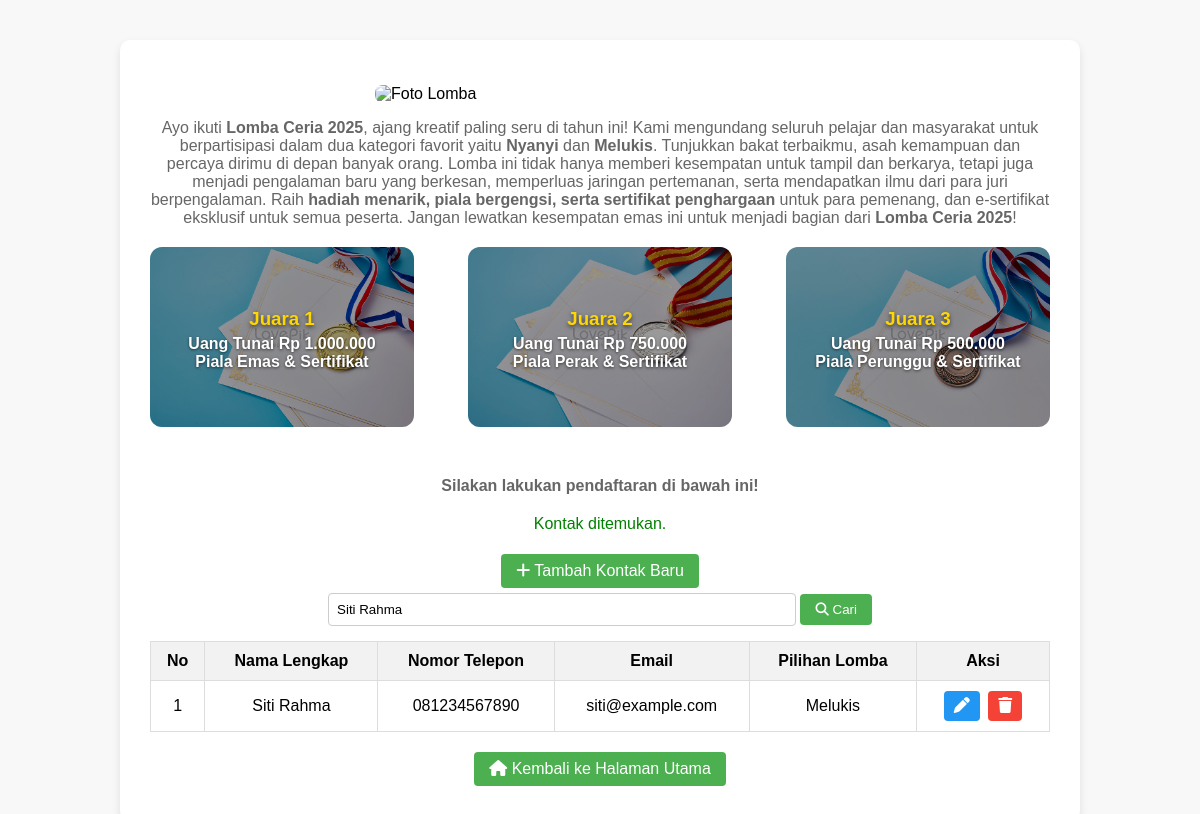
/index.php?cari=Siti Rahma, run on the app's committed database.
### tables this page shows
CREATE TABLE `pendaftaran` (
  `id_pendaftaran` int(10) UNSIGNED NOT NULL,
  `nama_lengkap` varchar(100) NOT NULL,
  `nomor_telepon` varchar(13) NOT NULL,
  `email` varchar(100) DEFAULT NULL,
  `pilihan_lomba` enum('Nyanyi','Melukis') NOT NULL,
  `created_at` timestamp NOT NULL DEFAULT current_timestamp(),
  `updated_at` timestamp NOT NULL DEFAULT current_timestamp() ON UPDATE current_timestamp()
);

### index.php (the view, shortened to what this page needs)
<?php
include 'koneksi.php';
$cari = "";
if (isset($_GET['cari'])) {
    $cari = $_GET['cari'];
}
$sql = "SELECT * FROM pendaftaran";
if ($cari != "") {
    $sql .= " WHERE nama_lengkap LIKE '%$cari%'";
}
$result = $conn->query($sql);
?>
<!DOCTYPE html>
<html>
<head>
    <link rel="stylesheet" href="https://cdnjs.cloudflare.com/ajax/libs/font-awesome/6.5.0/css/all.min.css">
</head>
<body>
<div class="container">
    <img src="imeg/ChatGPT Image 21 Sep 2025, 16.44.26.png" alt="Foto Lomba" class="lomba">
<p class="deskripsi">
    Ayo ikuti <b>Lomba Ceria 2025</b>, ajang kreatif paling seru di tahun ini!
    Kami mengundang seluruh pelajar dan masyarakat untuk berpartisipasi dalam dua kategori favorit yaitu
    <b>Nyanyi</b> dan <b>Melukis</b>.
    Tunjukkan bakat terbaikmu, asah kemampuan dan percaya dirimu di depan banyak orang.
    Lomba ini tidak hanya memberi kesempatan untuk tampil dan berkarya, tetapi juga menjadi pengalaman baru
    yang berkesan, memperluas jaringan pertemanan, serta mendapatkan ilmu dari para juri berpengalaman.
    Raih <b>hadiah menarik, piala bergengsi, serta sertifikat penghargaan</b> untuk para pemenang,
    dan e-sertifikat eksklusif untuk semua peserta.
    Jangan lewatkan kesempatan emas ini untuk menjadi bagian dari <b>Lomba Ceria 2025</b>!
</p>
    <div class="hadiah">
        <div class="item juara1">
            <h3>Juara 1</h3>
            <p><b>Uang Tunai Rp 1.000.000</b><br>Piala Emas & Sertifikat</p>
        </div>
        <div class="item juara2">
            <h3>Juara 2</h3>
            <p><b>Uang Tunai Rp 750.000</b><br>Piala Perak & Sertifikat</p>
        </div>
        <div class="item juara3">
            <h3>Juara 3</h3>
            <p><b>Uang Tunai Rp 500.000</b><br>Piala Perunggu & Sertifikat</p>
        </div>
    </div>
    <p class="deskripsi"><b>Silakan lakukan pendaftaran di bawah ini!</b></p>
    <?php
    if ($cari != "") {
        if ($result->num_rows > 0) {
            echo "<p class='msg-green'>Kontak ditemukan.</p>";
        } else {
            echo "<p class='msg-red'>Kontak tidak ditemukan.</p>";
        }
    }
    ?>
    <div style="text-align:center;">
        <a href="tambah.php" class="button"><i class="fa fa-plus"></i> Tambah Kontak Baru</a>
    </div>
    <div class="search-box">
        <form method="get" style="display:inline;">
            <input type="text" name="cari" placeholder="Cari Nama" value="<?php echo htmlspecialchars($cari); ?>">
            <button type="submit"><i class="fa fa-search"></i> Cari</button>
        </form>
    </div>
    <table>
        <tr>
            <th>No</th>
            <th>Nama Lengkap</th>
            <th>Nomor Telepon</th>
            <th>Email</th>
            <th>Pilihan Lomba</th>
            <th>Aksi</th>
        </tr>
        <?php
        if ($result->num_rows > 0) {
            $no = 1;
            while ($row = $result->fetch_assoc()) {
                echo "<tr>
                    <td>".$no++."</td>
                    <td>".$row['nama_lengkap']."</td>
                    <td>".$row['nomor_telepon']."</td>
                    <td>".$row['email']."</td>
                    <td>".$row['pilihan_lomba']."</td>
                    <td>
                        <a href='edit.php?id=".$row['id_pendaftaran']."' class='icon-btn edit-btn' title='Edit'>
                            <i class='fa fa-pen'></i>
                        </a>
                        <a href='hapus.php?id=".$row['id_pendaftaran']."' class='icon-btn delete-btn' title='Hapus' onclick=\"return confirm('Apakah Anda yakin ingin menghapus kontak ini?');\">
                            <i class='fa fa-trash'></i>
                        </a>
                    </td>
                </tr>";
            }
        } else {
            if ($cari == "") {
                echo "<tr><td colspan='6'>Daftar kontak masih kosong. Silakan tambah kontak baru.</td></tr>";
            } else {
                echo "<tr><td colspan='6'>Kontak tidak ditemukan.</td></tr>";
            }
        }
        ?>
    </table>
    <?php if ($cari != ""): ?>
        <div style="text-align:center; margin-top:15px;">
            <a href="index.php" class="button"><i class="fa fa-home"></i> Kembali ke Halaman Utama</a>
        </div>
    <?php endif; ?>
</div>
</body>
</html>

### index.php (style rules this page uses)
body { font-family: Arial, sans-serif; background-color: #f8f8f8; margin: 0; padding: 0; }
.container { max-width: 900px; margin: 40px auto; background: #fff; padding: 30px; border-radius: 10px; box-shadow: 0 4px 8px rgba(0,0,0,0.1); }
img.lomba { display: block; margin: 15px auto; max-width: 50%; border-radius: 8px; }
p.deskripsi { text-align: center; margin-bottom: 20px; color: #666; }
.hadiah { display: flex; justify-content: space-between; flex-wrap: wrap; margin-bottom: 50px; }
.hadiah .item { width: 26%; min-height: 150px; position: relative; border-radius: 12px; overflow: hidden; text-align: center; color: #fff; padding: 15px; display: flex; flex-direction: column; justify-content: center; align-items: center; background-size: cover; background-position: center; }
.hadiah .item::before { content: ""; position: absolute; inset: 0; background: rgba(0,0,0,0.4); z-index: 0; }
.hadiah .item > * { position: relative; z-index: 1; }
.hadiah .item h3 { margin: 5px 0; color: #FFD700; text-shadow: 0 2px 4px rgba(0,0,0,0.6); }
.hadiah .item p { margin: 0; font-weight: bold; text-shadow: 0 1px 3px rgba(0,0,0,0.6); }
.juara1 { background-image: url('imeg/juara11.jpg'); }
.juara2 { background-image: url('imeg/juara2.jpg'); }
.juara3 { background-image: url('imeg/juara3.jpg'); }
.button { display: inline-block; padding: 8px 15px; background: #4CAF50; color: #fff; text-decoration: none; border-radius: 4px; margin: 5px 0; }
.search-box { text-align: center; margin-bottom: 15px; }
.search-box input[type=text] { padding: 8px; width: 50%; border: 1px solid #ccc; border-radius: 4px; }
.search-box button { padding: 8px 15px; background: #4CAF50; color: #fff; border: none; border-radius: 4px; cursor: pointer; }
table { border-collapse: collapse; width: 100%; margin-top: 15px; }
th, td { border: 1px solid #ddd; padding: 10px; text-align: center; }
th { background-color: #f2f2f2; }
.icon-btn { display: inline-block; padding: 6px 10px; border-radius: 4px; color: #fff; text-decoration: none; margin: 0 2px; }
.edit-btn { background-color: #2196F3; }
.delete-btn { background-color: #f44336; }
.msg-green { color: green; text-align: center; }

### data on the page
pendaftaran: nama_lengkap "Siti Rahma", nomor_telepon "081234567890", email "siti@example.com", pilihan_lomba "Melukis"
